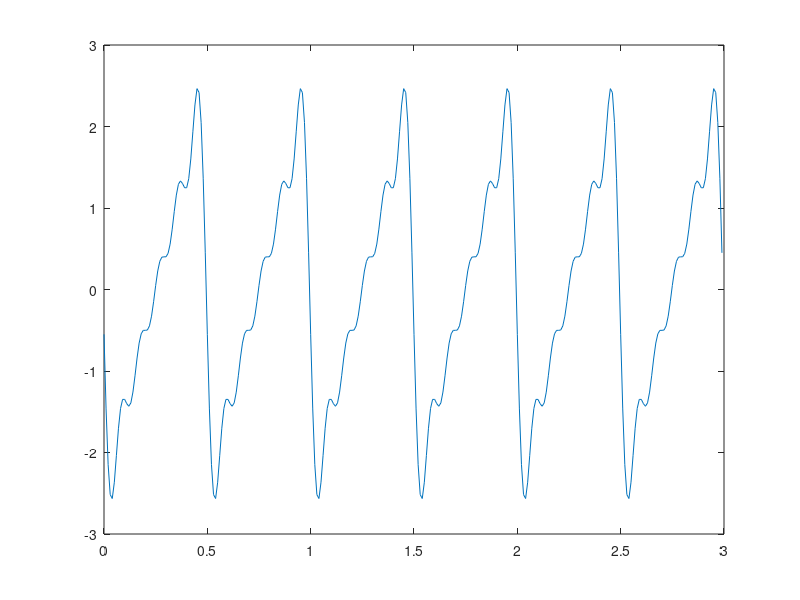
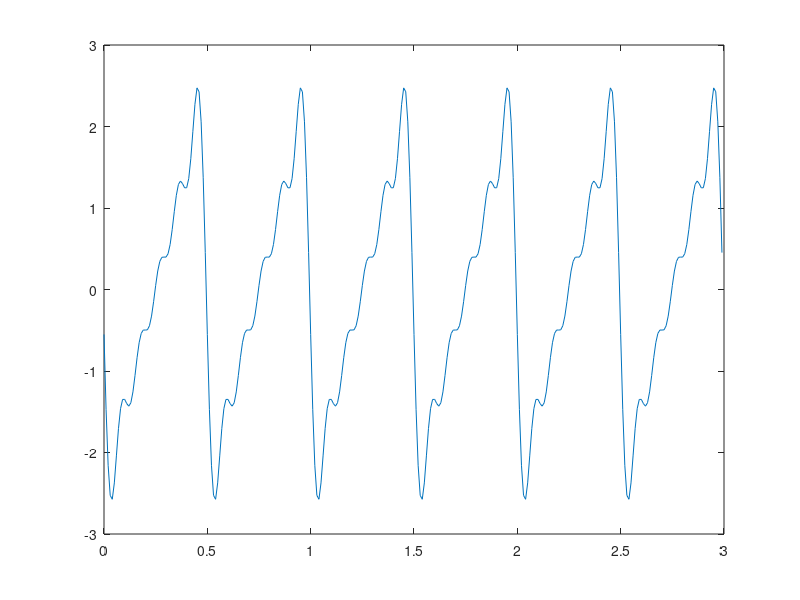

Write the MATLAB code that produced these figures, in order.
clc; close all; clear;
x=load('sawtooth.dat');
n=length(x);
ts=0.01;
t=ts*[0:n-1];
figure(1);
plot(t,x)
f0=2;
ks_max=5;
X=fft(x);
a0s=mean(x);
xr=0;
for ks=1:ks_max
  f=f0*ks;
  k=f*n*ts;
  cks=X(k+1)/n;
  aks=real(cks)*2;
  bks=-imag(cks)*2;
  xr=xr+aks*cos(2*pi*f*t)+bks*sin(2*pi*f*t);
end
plot(t,xr+a0s)

cks=0;
x_n=0;
for ks=1:ks_max
  for s=0:n-1
    cks=cks+x(s+1)*e^(-j*2*pi*ks*f0*s*ts);
  end
  cks=cks/n;
  aks=real(cks)*2;
  bks=-imag(cks)*2;
  x_n=x_n+aks*cos(2*pi*ks*f0*t)+bks*sin(2*pi*ks*f0*t); 
end  
figure
plot(t,x_n+a0s);
